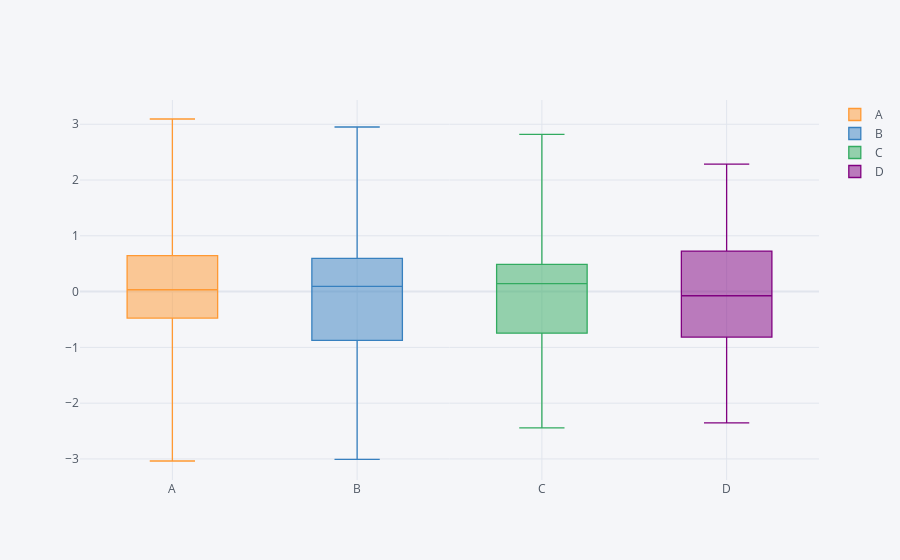

The cell this chart's notebook holds for it:
### Code cell
!pip install cufflinks

import pandas as pd
import numpy as np
%matplotlib inline
import plotly.graph_objs as go
from  plotly.offline import plot
import chart_studio.plotly as py
import cufflinks as cf
cf.go_offline()
from plotly.offline import download_plotlyjs, init_notebook_mode, plot,iplot
init_notebook_mode(connected='true')
df = pd.DataFrame(np.random.randn(100,4),columns='A B C D'.split())
df.head()
df.iplot(kind='box')
